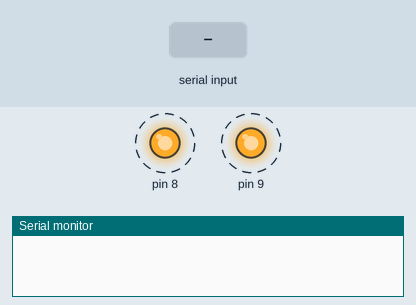
A sketch run on a simulated Arduino Uno, built with avr-gcc and run on an emulated ATmega328P. Shown: output pins drawn as LEDs (lit = HIGH), the last lines printed to the serial monitor. Dashed ring = blinking. The test bench sets the inputs (shaded band).

Above: at 1.2 s.
1.3 s: "30,150\n" received over Serial
4.3 s: "1\n" received over Serial
At 4.9 s:
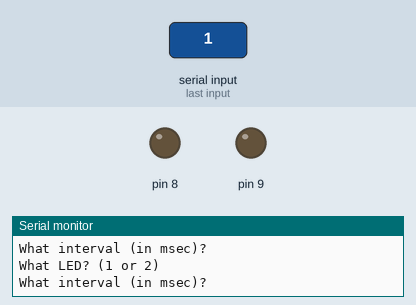
5.8 s: "2\n" received over Serial
At 6.1 s:
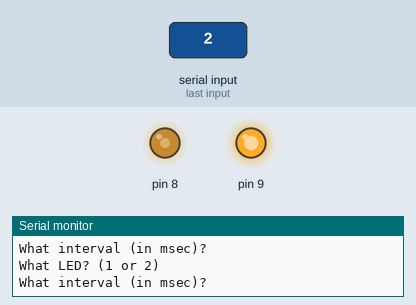
8.8 s: "0\n" received over Serial
At 9.8 s:
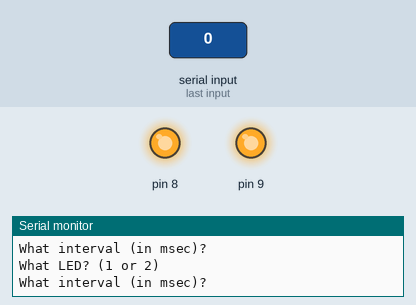
10.3 s: "5\n" received over Serial
At 11.76 s:
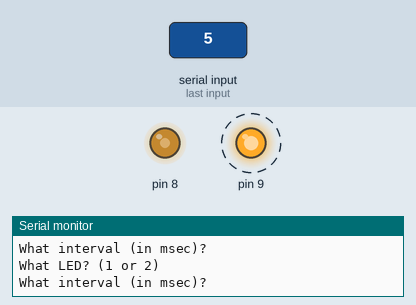
Timing chart, 0 to 14.3 s (numbered marks = the images above; inputs shaded):
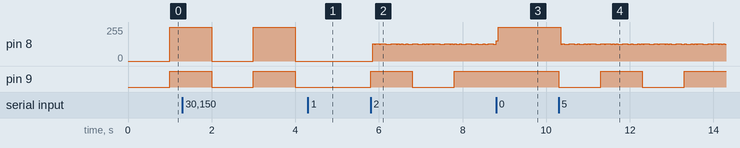

The sketch:

project2.ino
```cpp
unsigned long prevTimeLED1 = 0, LED1BlinkDelay = 1000;
unsigned long prevTimeLED2 = 0, LED2BlinkDelay = 1000;
byte LED1State = LOW, LED2State = LOW;

int chosenLED = 0, chosenDelay = 0;


void taskLED1();
void taskLED2();
void taskSerialInput();


typedef void (*TaskPtr)();
TaskPtr taskTable[] = { taskSerialInput, taskLED1, taskLED2 };
const int NUM_TASKS = sizeof(taskTable) / sizeof(TaskPtr);


void setup() {
  pinMode(8, OUTPUT);
  pinMode(9, OUTPUT);
  Serial.begin(9600);
  prevTimeLED1 = millis();
  prevTimeLED2 = millis();
}


void loop() {
  // Round-robin task scheduling
  for (int i = 0; i < NUM_TASKS; i++) {
    taskTable[i]();  // Call the next task
  }
}


void taskSerialInput() {
  if (Serial.available() > 0) {
    chosenLED = getNumber("What LED? (1 or 2)");
    chosenDelay = getNumber("What interval (in msec)?");

    if (chosenLED == 1)
      LED1BlinkDelay = chosenDelay;
    else if (chosenLED == 2)
      LED2BlinkDelay = chosenDelay;
  }
}


void taskLED1() {
  unsigned long now = millis();
  if (now - prevTimeLED1 >= LED1BlinkDelay) {
    prevTimeLED1 = now;
    LED1State = !LED1State;
    digitalWrite(8, LED1State);
  }
}


void taskLED2() {
  unsigned long now = millis();
  if (now - prevTimeLED2 >= LED2BlinkDelay) {
    prevTimeLED2 = now;
    LED2State = !LED2State;
    digitalWrite(9, LED2State);
  }
}


int getNumber(const char* prompt) {
  Serial.println(prompt);
  while (Serial.available() == 0) { } // Wait
  int number = Serial.parseInt();
  while (Serial.available() > 0) Serial.read();
  return number;
}
```

Measured:
- after the input at 4.3 s, pin 8: stays 0/255 (without the input it goes to 255/255 after 0.70 s); pin 9: stays LOW (without the input it goes to HIGH after 0.70 s)
- after the input at 5.8 s, pin 9: LOW → HIGH at once, → LOW 1.0 s later, → HIGH 1.0 s later
- after the input at 8.8 s, pin 9: stays HIGH (without the input it goes to LOW after 0.00 s)
- after the input at 10.3 s, pin 9: alternates HIGH for 1.0 s and LOW for 1.0 s, starting at once
